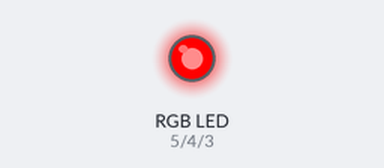
The sketch below on a simulated Arduino Uno, built with avr-gcc and run on an emulated ATmega328P. Shown: an RGB LED mixed from three pins (HIGH = lit).

Above: at 0.5 s.
At 2.5 s:
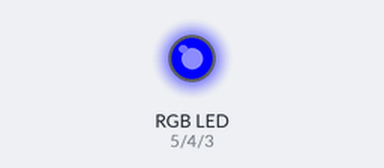
At 3.5 s:
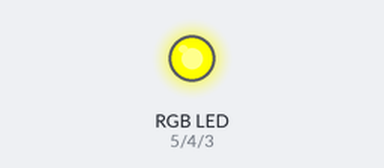
At 4.5 s:
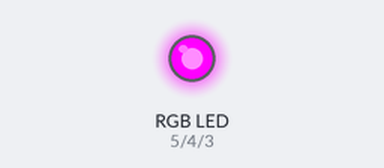
At 6.5 s:
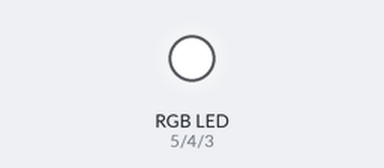
At 9.5 s:
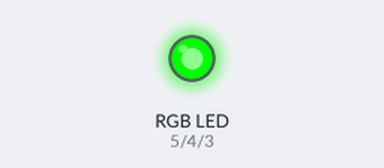
Timing chart, 0 to 10.4 s (numbered marks = the images above):
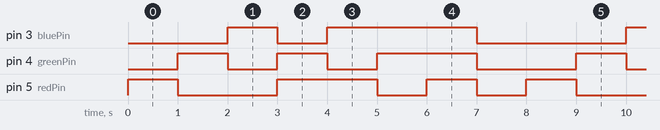

The sketch:

rgb_led.ino
```cpp
int bluePin = 3;
int greenPin = 4;
int redPin = 5;

void setup() {
  pinMode(bluePin, OUTPUT);
  pinMode(greenPin, OUTPUT);
  pinMode(redPin, OUTPUT);
}

void loop() {
  // Red
  analogWrite(redPin, 255);
  digitalWrite(greenPin, LOW);
  analogWrite(bluePin, 0);
  delay(1000);

  // Green
  analogWrite(redPin, 0);
  digitalWrite(greenPin, HIGH);
  analogWrite(bluePin, 0);
  delay(1000);

  // Blue
  analogWrite(redPin, 0);
  digitalWrite(greenPin, LOW);
  analogWrite(bluePin, 255);
  delay(1000);

  // Yellow = Red + Green
  analogWrite(redPin, 255);
  digitalWrite(greenPin, HIGH);
  analogWrite(bluePin, 0);
  delay(1000);

  // Magenta = Red + Blue
  analogWrite(redPin, 255);
  digitalWrite(greenPin, LOW);
  analogWrite(bluePin, 255);
  delay(1000);

  // Cyan = Green + Blue
  analogWrite(redPin, 0);
  digitalWrite(greenPin, HIGH);
  analogWrite(bluePin, 255);
  delay(1000);

  // White
  analogWrite(redPin, 255);
  digitalWrite(greenPin, HIGH);
  analogWrite(bluePin, 255);
  delay(1000);

  // Off
  analogWrite(redPin, 0);
  digitalWrite(greenPin, LOW);
  analogWrite(bluePin, 0);
  delay(1000);
}
```

Measured:
- by itself, pin 3 (bluePin): repeats every 8.0 s: LOW 1.0 s, HIGH 3.0 s, LOW 3.0 s, HIGH 1.0 s
- by itself, pin 4 (greenPin): repeats every 8.0 s: LOW 1.0 s, HIGH 1.0 s, LOW 1.0 s, HIGH 2.0 s, LOW 2.0 s, HIGH 1.0 s
- by itself, pin 5 (redPin): repeats every 8.0 s: LOW 2.0 s, HIGH 2.0 s, 2 × (LOW 1.0 s, HIGH 1.0 s)
